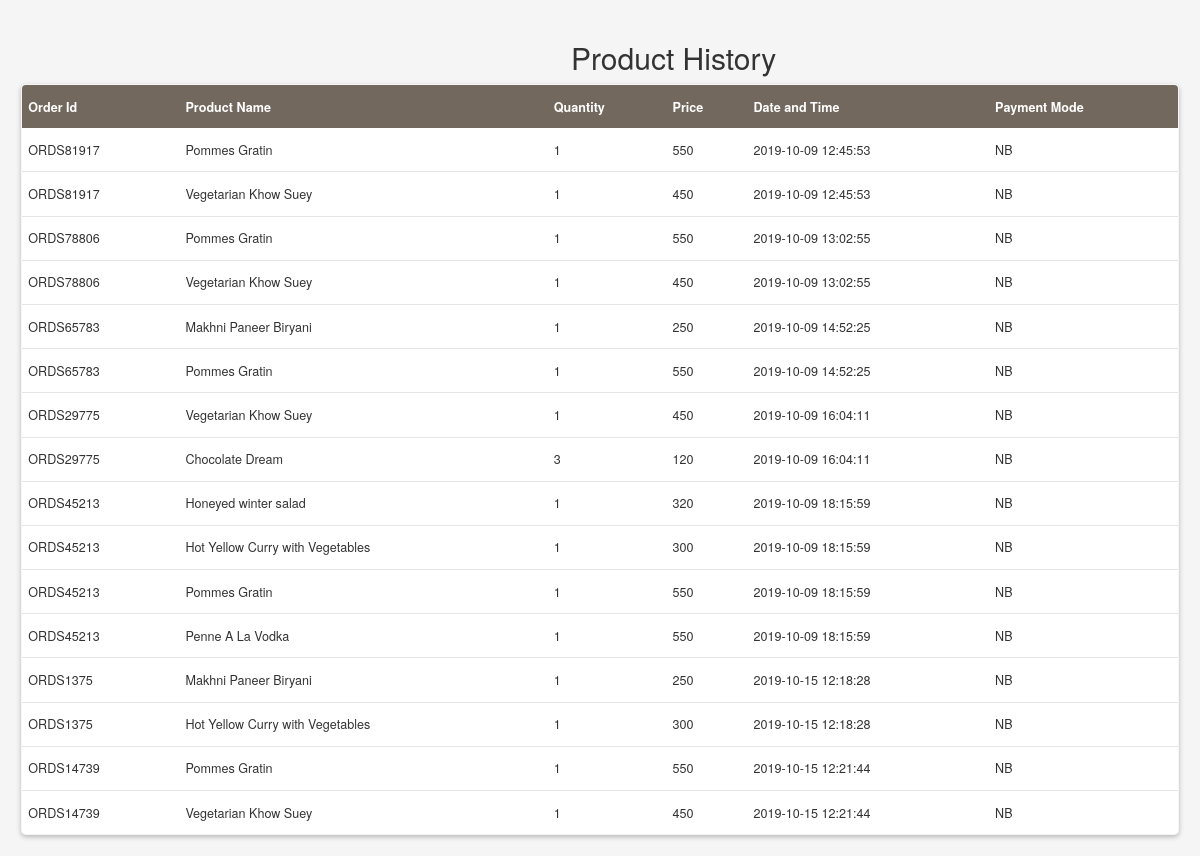
/product_history.php (signed in), run on the app's committed database.
### tables this page shows
CREATE TABLE IF NOT EXISTS `order_product` (
  `order_id` varchar(20) NOT NULL,
  `product_id` int(11) NOT NULL,
  `quantity` int(11) NOT NULL
);

CREATE TABLE IF NOT EXISTS `product` (
  `product_id` int(11) NOT NULL AUTO_INCREMENT,
  `product_name` varchar(50) NOT NULL,
  `description` mediumtext NOT NULL,
  `price` int(10) UNSIGNED NOT NULL,
  `type` varchar(10) NOT NULL,
  `photo` longtext,
  `category_id` int(11) NOT NULL,
  PRIMARY KEY (`product_id`),
  KEY `category_id` (`category_id`)
);

CREATE TABLE IF NOT EXISTS `order_details` (
  `order_id` varchar(10) NOT NULL,
  `client_id` int(11) DEFAULT NULL,
  `total` int(11) DEFAULT NULL,
  `payment_mode` varchar(20) DEFAULT NULL,
  `payment_status` varchar(20) DEFAULT NULL,
  `date_time` datetime DEFAULT CURRENT_TIMESTAMP,
  `shipping_address` varchar(20) DEFAULT NULL,
  `city` varchar(50) DEFAULT NULL,
  `state` varchar(20) DEFAULT NULL,
  `pin` varchar(10) DEFAULT NULL,
  PRIMARY KEY (`order_id`)
);

### product_history.php (the view, shortened to what this page needs)
<?php
	include 'connection.php';
	$id=$_SESSION['user'];
	$q1="SELECT od.*,op.*,p.* FROM order_details od INNER JOIN order_product op on od.order_id=op.order_id INNER JOIN product p on  op.product_id=p.product_id where od.client_id='$id'";
	$res=mysqli_query($connect,$q1);
	while($q = mysqli_fetch_array($res))
	{
		$order[]=$q;
	}
?>
<html>
<head>
<link href="https://maxcdn.bootstrapcdn.com/bootstrap/3.3.7/css/bootstrap.min.css" rel="stylesheet" />
<link rel="stylesheet" href="css/producthist.css">
</head>
<body>
<table>
<h2 style="margin-left:550px">Product History</h2>
    <thead>
    <tr>
        <th>Order Id</th>
        <th>Product Name</th>
        <th>Quantity</th>
        <th>Price</th>
        <th>Date and Time</th>
        <th>Payment Mode</th>
    </tr>
    </thead>
    <tbody>
	<?php
		for($i=0;$i<count($order);$i++){
	?>
		<tr>
			<td><?php echo $order[$i]['order_id']?></td>
			<td><?php echo $order[$i]['product_name']?></td>
			<td><?php echo $order[$i]['quantity']?></td>
			<td><?php echo $order[$i]['price']?></td>
			<td><?php echo $order[$i]['date_time']?></td>
			<td><?php echo $order[$i]['payment_mode']?></td>
		</tr>
	<?php } ?>
    </tbody>
</table>
</body>
</html>

### css/producthist.css (style rules this page uses)
body { padding:1.5em; background: #f5f5f5 }
table { border: 1px #a39485 solid; font-size: .9em; box-shadow: 0 2px 5px rgba(0,0,0,.25); width: 100%; border-collapse: collapse; border-radius: 5px; overflow: hidden; }
th { text-align: left; }
thead { font-weight: bold; color: #fff; background: #73685d; }
td, th { padding: 1em .5em; vertical-align: middle; }
td { border-bottom: 1px solid rgba(0,0,0,.1); background: #fff; }

### data on the page
order_product: order "ORDS81917", product.product_name "Pommes Gratin", quantity "1", product.price "550", order.date_time "2019-10-09 12:45:53", order.payment_mode "NB"
order_product: order "ORDS81917", product.product_name "Vegetarian Khow Suey", quantity "1", product.price "450", order.date_time "2019-10-09 12:45:53", order.payment_mode "NB"
order_product: order "ORDS78806", product.product_name "Pommes Gratin", quantity "1", product.price "550", order.date_time "2019-10-09 13:02:55", order.payment_mode "NB"
order_product: order "ORDS78806", product.product_name "Vegetarian Khow Suey", quantity "1", product.price "450", order.date_time "2019-10-09 13:02:55", order.payment_mode "NB"
order_product: order "ORDS65783", product.product_name "Makhni Paneer Biryani", quantity "1", product.price "250", order.date_time "2019-10-09 14:52:25", order.payment_mode "NB"
order_product: order "ORDS65783", product.product_name "Pommes Gratin", quantity "1", product.price "550", order.date_time "2019-10-09 14:52:25", order.payment_mode "NB"
order_product: order "ORDS29775", product.product_name "Vegetarian Khow Suey", quantity "1", product.price "450", order.date_time "2019-10-09 16:04:11", order.payment_mode "NB"
order_product: order "ORDS29775", product.product_name "Chocolate Dream", quantity "3", product.price "120", order.date_time "2019-10-09 16:04:11", order.payment_mode "NB"
order_product: order "ORDS45213", product.product_name "Honeyed winter salad", quantity "1", product.price "320", order.date_time "2019-10-09 18:15:59", order.payment_mode "NB"
order_product: order "ORDS45213", product.product_name "Hot Yellow Curry with Vegetables", quantity "1", product.price "300", order.date_time "2019-10-09 18:15:59", order.payment_mode "NB"
order_product: order "ORDS45213", product.product_name "Pommes Gratin", quantity "1", product.price "550", order.date_time "2019-10-09 18:15:59", order.payment_mode "NB"
order_product: order "ORDS45213", product.product_name "Penne A La Vodka", quantity "1", product.price "550", order.date_time "2019-10-09 18:15:59", order.payment_mode "NB"
order_product: order "ORDS1375", product.product_name "Makhni Paneer Biryani", quantity "1", product.price "250", order.date_time "2019-10-15 12:18:28", order.payment_mode "NB"
order_product: order "ORDS1375", product.product_name "Hot Yellow Curry with Vegetables", quantity "1", product.price "300", order.date_time "2019-10-15 12:18:28", order.payment_mode "NB"
order_product: order "ORDS14739", product.product_name "Pommes Gratin", quantity "1", product.price "550", order.date_time "2019-10-15 12:21:44", order.payment_mode "NB"
order_product: order "ORDS14739", product.product_name "Vegetarian Khow Suey", quantity "1", product.price "450", order.date_time "2019-10-15 12:21:44", order.payment_mode "NB"
